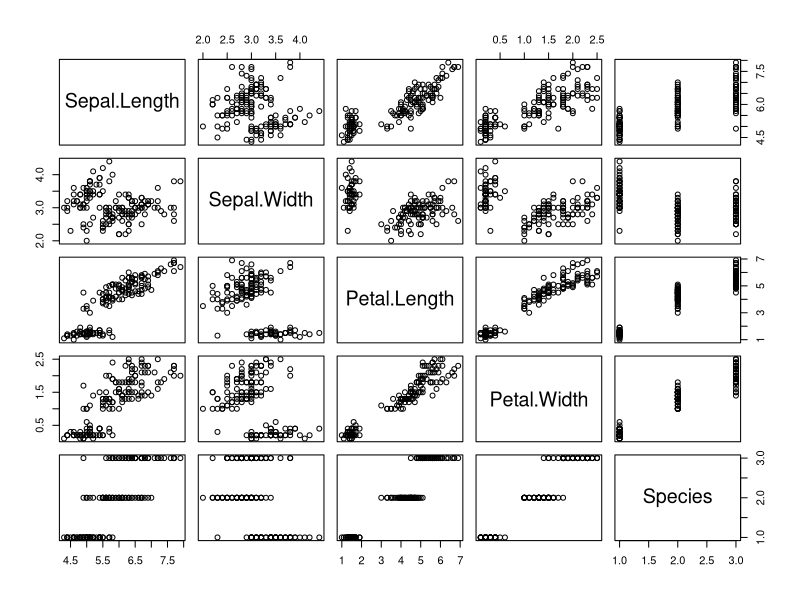
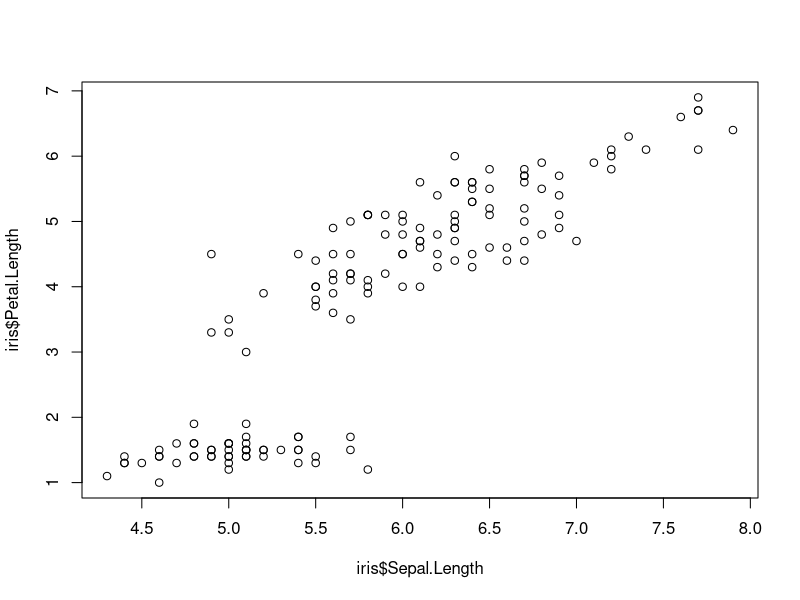
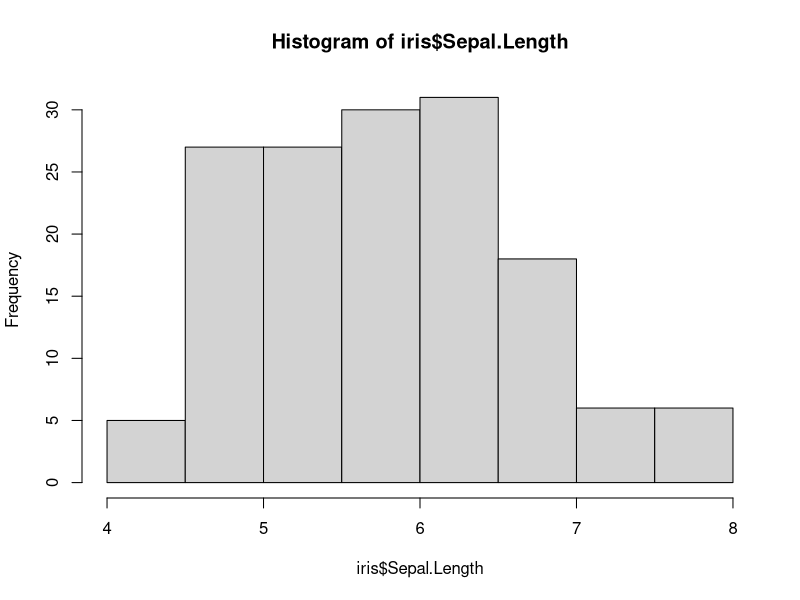
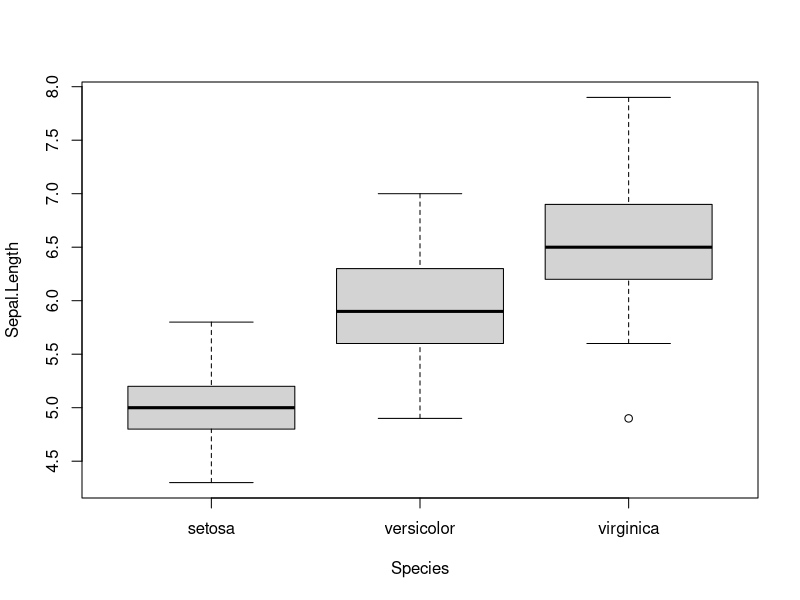
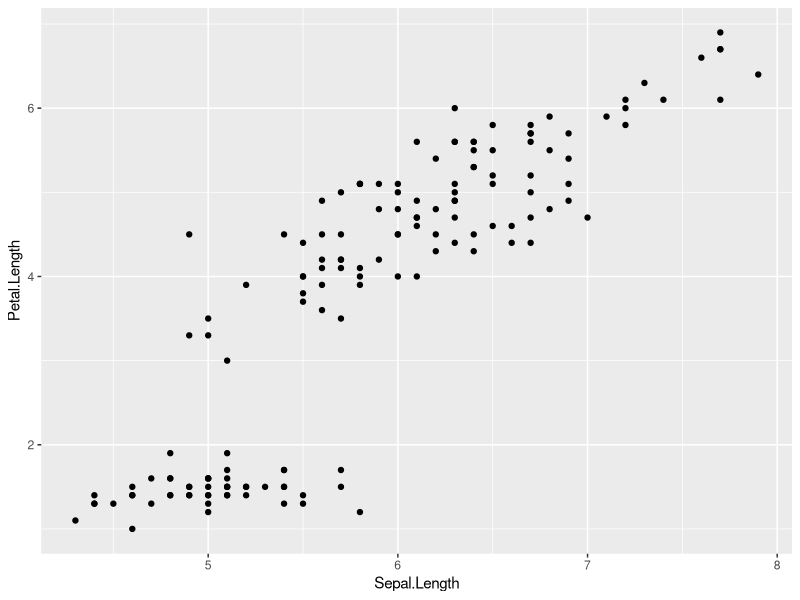
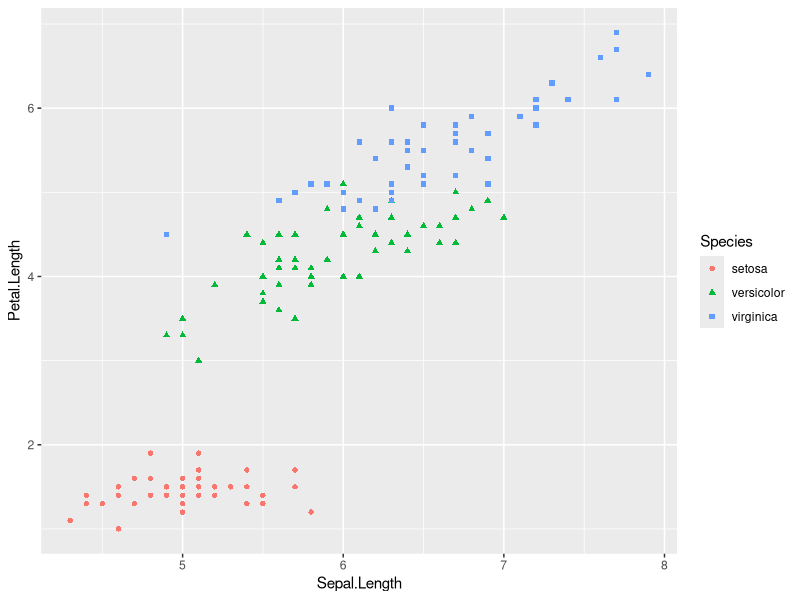
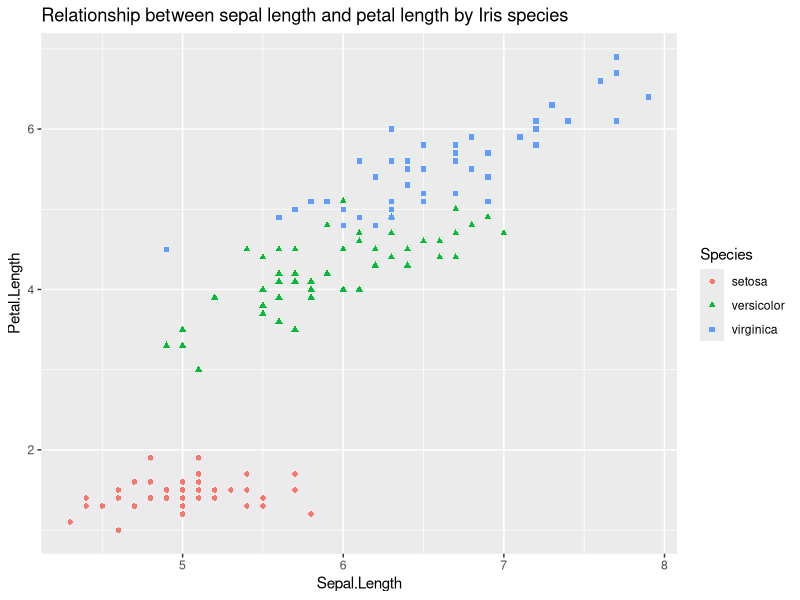

These charts were generated, in order, by the following R code:
## ---- chunk 1
library(dplyr)
library(ggplot2)
## ---- chunk 2
plot(iris)
## ---- chunk 3
plot(x=iris$Sepal.Length, y=iris$Petal.Length)
## ---- chunk 4
hist(iris$Sepal.Length)
## ---- chunk 5
boxplot(Sepal.Length ~ Species, data = iris) 
## ---- chunk 6
ggplot(data = iris, aes(x = Sepal.Length, y = Petal.Length)) + 
  geom_point()
## ---- chunk 7
ggplot(data = iris, aes(x = Sepal.Length, y = Petal.Length)) +
  geom_point(aes(color = Species, shape = Species)) # we can add some aes() to geom_point() to change the colour and shape of our points depending on what species it is
## ---- chunk 8
iris.ggplot1 <- # assigns plot to an object named "iris.ggplot1"
  ggplot(data=iris, aes(x = Sepal.Length, y = Petal.Length)) + # calls the ggplot() function
  geom_point(aes(color=Species, shape=Species)) + # specifies that we want a scatterplot
  ggtitle("Relationship between sepal length and petal length by Iris species") # adds a title to our plot

iris.ggplot1 # calls our saved ggplot object
## ---- chunk 9
iris.virginica <- # assign an object named "iris.virginica"
  dplyr::filter(iris, Species == "virginica") # takes only the rows for which 'Species' is 'virginica' 
## ---- chunk 10
head(iris) # head() shows the first 6 lines of any data frame
head(iris.virginica) 
## ---- chunk 11
iris.virginica.sepal6 <- # create a new object
  dplyr::filter(iris, Species == "virginica", Sepal.Length > 6) #keeps virginica species that have sepals longer than 6

head(iris.virginica.sepal6)
## ---- chunk 12
iris.selected <- # create a new object
  select(iris, Sepal.Length, Sepal.Width, Petal.Length) # list the columns you want to select

iris.selected2 <- select(iris, Sepal.Length:Petal.Length) # select all columns from sepal.length to petal.length using colon symbol
## ---- chunk 13
head(iris.selected)
## ---- chunk 14
head(iris.selected2)
## ---- chunk 15
identical(iris.selected, iris.selected2)
## ---- chunk 16
iris.sums <- summarise(iris, mean.Sep.length = mean(Sepal.Length), mean.Pet.length = mean(Petal.Length)) #calculate mean of Sepal.Length and Petal.Length, name the columns for our new means, and store in the object 'iris.sums'

iris.sums 
## ---- chunk 17
iris.sums.species <- # creates a new object
  iris %>%  # takes the iris dataset and pipes into the next function
  group_by(Species) %>% # groups the iris dataset by Species and pipes into the next function
  summarise(mean.Sep.length = mean(Sepal.Length), mean.Pet.length = mean(Petal.Length)) # takes the mean per Species

iris.sums.species
